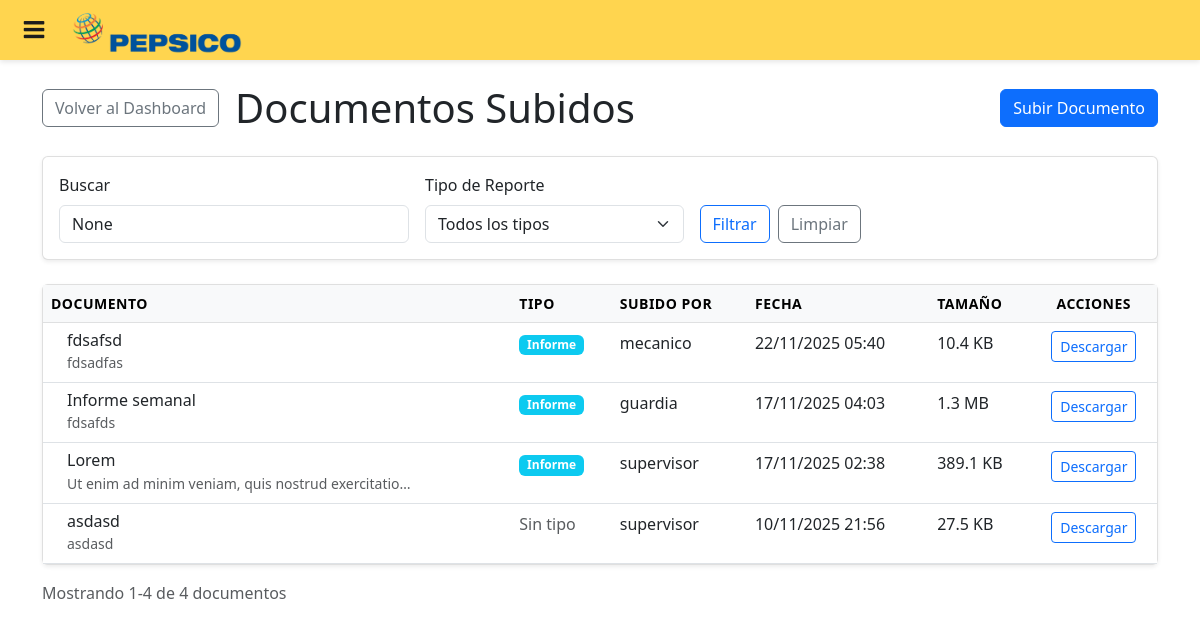
Before: /document_upload/list/ (signed in) with the older database file.
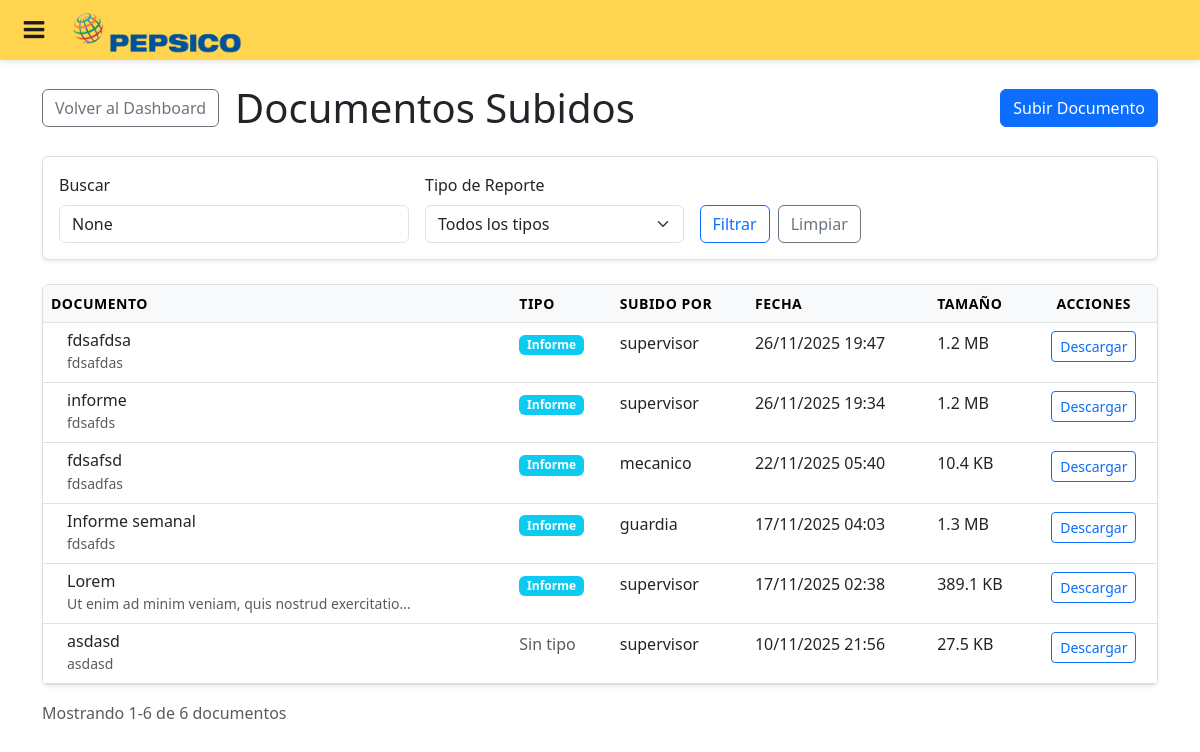
After: the same page with the newer database file.
### document_upload/models.py (models this page shows, shortened)
class UploadedDocument(models.Model):
	id_document = models.AutoField(primary_key=True)
	title = models.CharField(max_length=200, help_text="Título descriptivo del documento")
	description = models.TextField(blank=True, help_text="Descripción opcional del documento")
	file = models.FileField(upload_to='documents/%Y/%m/%d/', help_text="Archivo a subir")
	file_size = models.PositiveIntegerField(null=True, blank=True, help_text="Tamaño del archivo en bytes")
	file_type = models.CharField(max_length=100, null=True, blank=True, help_text="Tipo MIME del archivo")
	uploaded_at = models.DateTimeField(auto_now_add=True)
	uploaded_by = models.ForeignKey(User, on_delete=models.CASCADE, related_name='uploaded_documents')
	document_type = models.ForeignKey(DocumentType, on_delete=models.SET_NULL, null=True, blank=True, help_text="Tipo de documento")
	class Meta:
		db_table = 'uploaded_documents'
		ordering = ['-uploaded_at']

class DocumentType(models.Model):
	id_type = models.AutoField(primary_key=True)
	name = models.CharField(max_length=100)
	active = models.BooleanField(default=True)
	class Meta:
		db_table = 'document_types'

### document_upload/views.py (the view)
# urls.py: path('list/', document_list, name='document_list'),
@login_required
def document_list(request):
	documents = UploadedDocument.objects.select_related('uploaded_by', 'document_type').all()
	document_type_filter = request.GET.get('document_type')
	if document_type_filter:
		documents = documents.filter(document_type_id=document_type_filter)
	search_query = request.GET.get('search')
	if search_query:
		documents = documents.filter(
			models.Q(title__icontains=search_query) |
			models.Q(description__icontains=search_query)
		)
	paginator = Paginator(documents, 20)  # 20 documentos por página
	page_number = request.GET.get('page')
	page_obj = paginator.get_page(page_number)
	context = {
		'page_obj': page_obj,
		'document_types': DocumentType.objects.filter(active=True),
		'current_filters': {
			'document_type': document_type_filter,
			'search': search_query,
		},
	}
	return render(request, 'document_upload/list.html', context)

### document_upload/templates/document_upload/list.html (shortened to what the changed rows need)
{% extends 'base.html' %}
{% load static %}
{% block content %}
<div class="container mt-4">
  <div class="row">
    <div class="col-12">
      <div class="d-flex flex-column flex-md-row justify-content-between align-items-start align-items-md-center mb-4">
        <div class="d-flex align-items-center mb-3 mb-md-0">
          <h1 class="mb-0">
             Documentos Subidos
          </h1>
        </div>
      </div>
    </div>
  </div>
  <div class="row">
    <div class="col-12">
      {% if page_obj %}
        <div class="card">
          <div class="card-body p-0">
            <div class="table-responsive">
              <table class="table table-hover mb-0">
                <thead class="table-light">
                  <tr>
                    <th>Documento</th>
                    <th>Tipo</th>
                    <th>Subido por</th>
                    <th>Fecha</th>
                    <th>Tamaño</th>
                    <th class="text-center">Acciones</th>
                  </tr>
                </thead>
                <tbody>
                  {% for document in page_obj %}
                    <tr>
                      <td>
                        <div class="d-flex align-items-center">
                          <div>
                            <h6 class="mb-0">{{ document.title }}</h6>
                            {% if document.description %}
                              <small class="text-muted">{{ document.description|truncatechars:50 }}</small>
                            {% endif %}
                          </div>
                        </div>
                      </td>
                      <td>
                        {% if document.document_type %}
                          <span class="badge bg-info">{{ document.document_type.name }}</span>
                        {% else %}
                          <span class="text-muted">Sin tipo</span>
                        {% endif %}
                      </td>
                      <td>{{ document.uploaded_by.get_full_name|default:document.uploaded_by.username }}</td>
                      <td>{{ document.uploaded_at|date:"d/m/Y H:i" }}</td>
                      <td>
                        {% if document.file_size %}
                          {{ document.file_size|filesizeformat }}
                        {% else %}
                          <span class="text-muted">-</span>
                        {% endif %}
                      </td>
                      <td class="text-center">
                        <div class="btn-group" role="group">
                          <a href="{{ document.file.url }}" target="_blank" class="btn btn-sm btn-outline-primary"
                             title="Descargar" download>
                             Descargar
                          </a>
                        </div>
                      </td>
                    </tr>
                  {% endfor %}
                </tbody>
              </table>
            </div>
          </div>
        </div>
        <div class="mt-3 text-muted">
          Mostrando {{ page_obj.start_index }}-{{ page_obj.end_index }} de {{ page_obj.paginator.count }} documentos
        </div>
      {% endif %}
    </div>
  </div>
</div>
{% endblock %}

Changed rows visible on the page:
added UploadedDocument: title "fdsafdsa", description "fdsafdas", document_type.name "Informe", uploaded_by.get_full_name "supervisor", uploaded_at "26/11/2025 19:47", file_size|filesizeformat "1.2 MB"
added UploadedDocument: title "informe", description "fdsafds", document_type.name "Informe", uploaded_by.get_full_name "supervisor", uploaded_at "26/11/2025 19:34", file_size|filesizeformat "1.2 MB"
Other visible differences:
{{ page_obj.end_index }}: "4" → "6"
{{ page_obj.paginator.count }}: "4" → "6"
